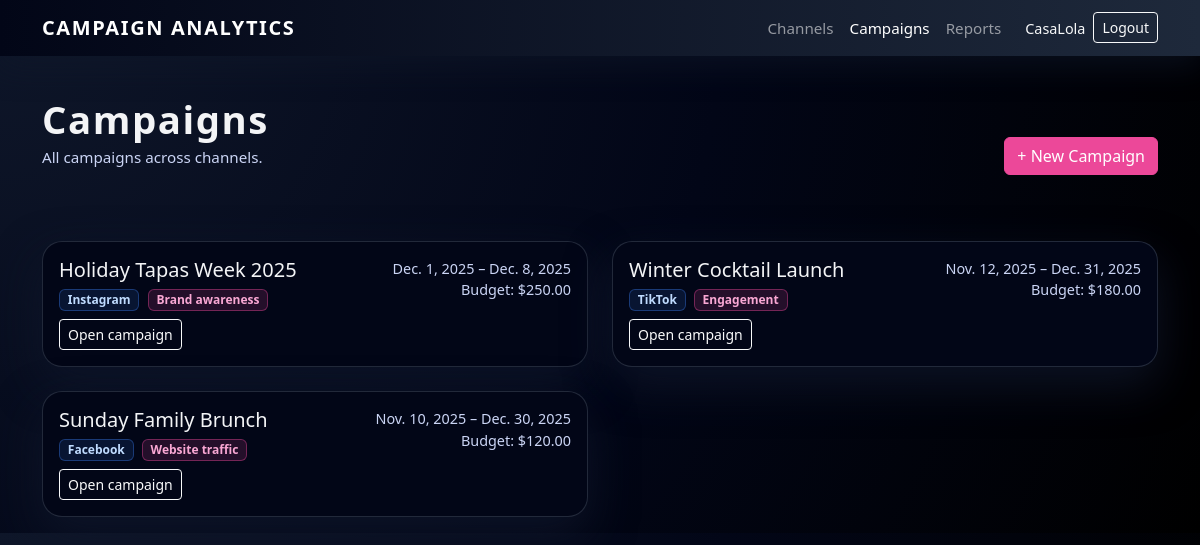
The app's page /project/campaigns/ (signed in), older data.
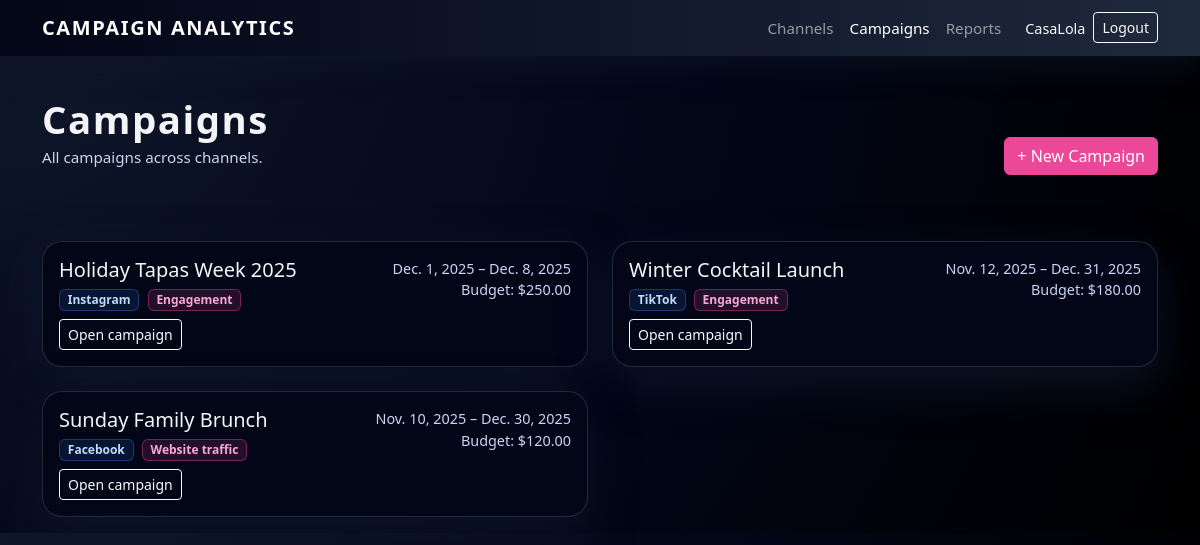
The same page, newer data.
### project/models.py (models this page shows, shortened)
class Campaign(models.Model):
    OBJECTIVE_CHOICES = [
        ('AWARENESS', 'Brand awareness'),
        ('TRAFFIC', 'Website traffic'),
        ('ENGAGEMENT', 'Engagement'),
        ('LEADS', 'Lead generation'),
    ]
    name = models.CharField(max_length=150)
    objective = models.ForeignKey(
        "Objective",
        on_delete=models.PROTECT,
        related_name="campaigns",
    )
    channel = models.ForeignKey(
        Channel,
        on_delete=models.CASCADE,
        related_name='campaigns',
    )
    start_date = models.DateField()
    end_date = models.DateField(blank=True, null=True)
    budget = models.DecimalField(max_digits=10, decimal_places=2)

class Channel(models.Model):
    owner = models.ForeignKey(
        User,
        on_delete=models.CASCADE,
        related_name='channels',
        null=True,
        blank=True,
    )
    name = models.CharField(max_length=100)
    platform_handle = models.CharField(max_length=100, blank=True)
    description = models.TextField(blank=True)

class Objective(models.Model):
    name = models.CharField(max_length=100, unique=True)
    slug = models.SlugField(max_length=120, unique=True)
    description = models.TextField(blank=True)
    class Meta:
        ordering = ["name"]

### project/views.py (the view)
# urls.py: path('campaigns/', views.CampaignListView.as_view(), name='campaign_list'),
class CampaignListView(LoginRequiredMixin, ListView):
    model = Campaign
    template_name = 'project/campaign_list.html'
    context_object_name = 'campaigns'
    def get_queryset(self):
        return (
            Campaign.objects
            .filter(channel__owner=self.request.user)
            .select_related('channel')
        )

### project/templates/project/campaign_list.html
{% extends 'project/base.html' %}
{% block content %}
<div class="d-flex justify-content-between align-items-center mb-4">
  <div class="mb-4">
    <h1 class="page-title">Campaigns</h1>
    <p class="page-subtitle">All campaigns across channels.</p>
  </div>
  <a href="{% url 'project:campaign_create' %}" class="btn btn-accent">
    + New Campaign
  </a>
</div>
<div class="row g-4">
  {% for campaign in campaigns %}
    <div class="col-md-6">
      <div class="card card-cl h-100">
        <div class="card-body">
          <div class="d-flex justify-content-between align-items-start mb-2">
            <div>
              <h2 class="h5 mb-1">{{ campaign.name }}</h2>
              <span class="badge badge-channel me-1">
                {{ campaign.channel.name }}
              </span>
              <span class="badge badge-objective">
                {{ campaign.objective.name }}
              </span>
            </div>
            <div class="text-end text-muted-soft">
              <div>{{ campaign.start_date }} – {{ campaign.end_date }}</div>
              <div>Budget: ${{ campaign.budget }}</div>
            </div>
          </div>
          <a href="{% url 'project:campaign_detail' campaign.pk %}" class="btn btn-outline-light btn-sm">
            Open campaign
          </a>
        </div>
      </div>
    </div>
  {% empty %}
    <p>No campaigns yet.</p>
  {% endfor %}
</div>
{% endblock %}

### project/templates/project/base.html (shortened to what this page needs)
{% load static %}
<!DOCTYPE html>
<html lang="en">
<head>
  <link
    rel="stylesheet"
    href="https://cdn.jsdelivr.net/npm/bootstrap@5.3.3/dist/css/bootstrap.min.css"
  >
  <link rel="stylesheet" href="{% static 'project/css/styles.css' %}">
</head>
<body>
<nav class="navbar navbar-expand-lg navbar-dark navbar-cl mb-4">
  <div class="container">
    <a class="navbar-brand" href="{% url 'project:channel_list' %}">
      CAMPAIGN ANALYTICS
    </a>
    <div class="collapse navbar-collapse justify-content-end" id="navbarNav">
      {% block nav_links %}
      <ul class="navbar-nav align-items-center">
        <li class="nav-item">
          <a class="nav-link {% if request.resolver_match.url_name == 'channel_list' %}active{% endif %}"
             href="{% url 'project:channel_list' %}">
            Channels
          </a>
        </li>
        <li class="nav-item">
          <a class="nav-link
             {% if request.resolver_match.url_name in 'campaign_list campaign_detail campaign_create campaign_update' %}
               active
             {% endif %}"
             href="{% url 'project:campaign_list' %}">
            Campaigns
          </a>
        </li>
        <li class="nav-item">
          <a class="nav-link {% if request.resolver_match.url_name == 'campaign_performance_report' %}active{% endif %}"
             href="{% url 'project:campaign_performance_report' %}">
            Reports
          </a>
        </li>
        {% if user.is_authenticated %}
          <li class="nav-item ms-3">
            <span class="navbar-text text-light text-muted-soft">
              {{ user.username }}
            </span>
          </li>
          <li class="nav-item ms-2">
            <a class="btn btn-outline-light btn-sm"
               href="{% url 'account_logout' %}">
              Logout
            </a>
          </li>
        {% endif %}
      </ul>
      {% endblock %}
    </div>
  </div>
</nav>
<div class="container py-3">
  {% block content %}{% endblock %}
</div>
</body>
</html>
</body>
</html>

### project/static/project/css/styles.css (style rules this page uses)
:root { --cl-bg: #020617; --cl-card-bg: #020617; --cl-row-dark: #020617; --cl-row-light: #020819; --cl-border: #1f2937; --cl-text-main: #f3f4f6; --cl-text-muted: #cbd5f5; --cl-header-text: #f9fafb; --cl-accent: #ec4899; --cl-accent-soft: #f9a8d4; }
body { background: radial-gradient(circle at top left, #0f172a 0, #020617 55%, #000000 100%); color: var(--cl-text-main); }
.page-title { font-size: 2.4rem; font-weight: 700; letter-spacing: 0.04em; margin-bottom: 0.25rem; color: var(--cl-text-main); }
.page-subtitle { font-size: 0.95rem; color: var(--cl-text-muted); margin-bottom: 1.5rem; }
.navbar-cl { background: linear-gradient(90deg, #020617, #1e293b); box-shadow: 0 10px 30px rgba(15, 23, 42, 0.6); }
.navbar-brand { font-weight: 700; letter-spacing: 0.08em; text-transform: uppercase; }
.nav-link { font-size: 0.95rem; }
.btn-accent { background-color: var(--cl-accent); border-color: var(--cl-accent); color: #fff; }
.card-cl { background-color: var(--cl-card-bg); border-radius: 1.25rem; border: 1px solid rgba(148, 163, 184, 0.22); box-shadow: 0 18px 45px rgba(15, 23, 42, 0.8); color: var(--cl-text-main); }
.badge-objective { background: rgba(236, 72, 153, 0.15); color: var(--cl-accent-soft); border: 1px solid rgba(236, 72, 153, 0.4); }
.badge-channel { background: rgba(59, 130, 246, 0.12); color: #bfdbfe; border: 1px solid rgba(59, 130, 246, 0.35); }
a { color: var(--cl-accent-soft); }
.text-muted-soft { color: var(--cl-text-muted); font-size: 0.9rem; }

Row changes from the older to the newer data that the page shows:
changed Campaign "Holiday Tapas Week 2025": objective.name "Brand awareness" → "Engagement"
